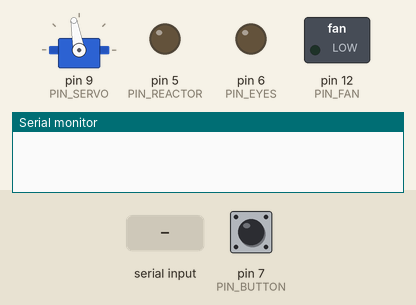
Recording of a sketch running on a simulated Arduino Uno, built with avr-gcc and run on an emulated ATmega328P. On the bench: servo, switched loads named in the sketch (green lamp = pin HIGH), output pins drawn as LEDs (lit = HIGH), the last lines printed to the serial monitor. The test bench sets the inputs (shaded band); at power-on: pin 7 (PIN_BUTTON) HIGH.

Above: at 1.3 s.
1.4 s: "FACE CLOSE\n" received over Serial
At 2.4 s:
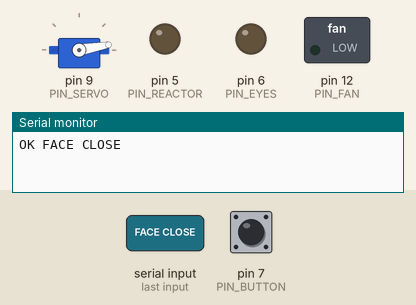
3.6 s: "LIGHTS ON\n" received over Serial
At 4.8 s:
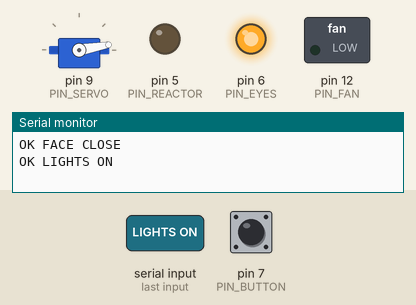
5.1 s: "FACE OPEN\n" received over Serial
At 6.4 s:
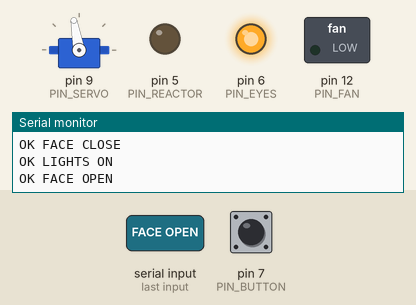
7.3 s: "REACTOR ON\n" received over Serial
At 7.8 s:
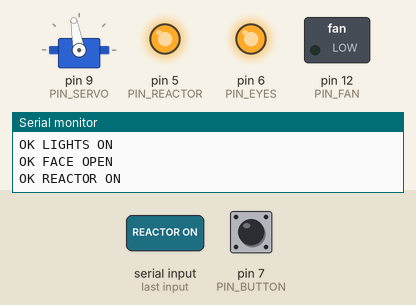
8.8 s: "LIGHTS OFF\n" received over Serial
At 10.0 s:
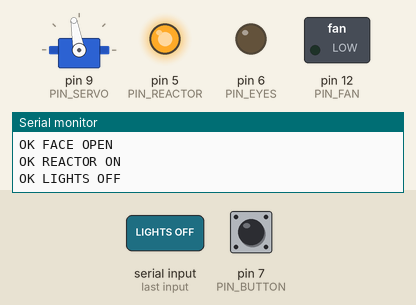
10.3 s: "REACTOR PULSE\n" received over Serial
At 11.06 s:
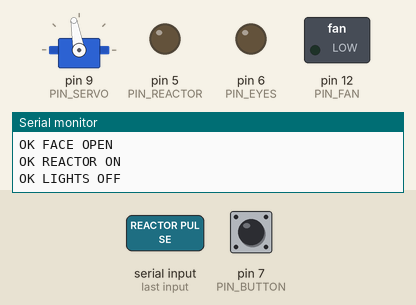
Timing chart, 0 to 13.3 s (numbered marks = the images above; inputs shaded):
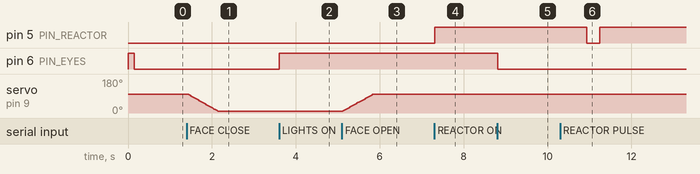

The sketch:

jarvis_suit.ino
```cpp
/*
  jarvis_suit.ino — lets JARVIS control your suit/props over USB.

  Upload with the Arduino IDE (Board: Arduino Uno or Nano). JARVIS sends one
  command per line at 9600 baud and the Arduino answers "OK <command>".

  WIRING (Arduino Uno / Nano)
    Pin 9  -> faceplate servo signal (orange/yellow wire)
    Pin 6  -> eye LEDs  (through a 220 ohm resistor each, LED - to GND)
    Pin 5  -> arc-reactor LED or LED ring data/anode (PWM, through 220 ohm)
    Pin 12 -> fan, ONLY through a transistor/MOSFET module (never straight from the pin)
             (moved from pin 3 — pin 3 is now the IR LED)
    GND    -> all grounds connected together

  POWER: a small SG90 servo can run from the Arduino's 5V. Bigger servos (MG996R)
  need their own 5V supply — connect its GND to the Arduino GND. Ask an adult to
  check your wiring before plugging in batteries.

  Commands: LIGHTS ON/OFF, FACE OPEN/CLOSE, REACTOR ON/OFF/PULSE, FAN ON/OFF,
            SUIT UP, POWER DOWN, STATUS,
            REACTOR GLOW (breathes while JARVIS speaks) / REACTOR IDLE (steady dim glow),
            SENSORS, DOOR, BUTTON, IR LEARN, IR SEND p a c (USE_IR), STRIP r g b (USE_STRIP)
*/
// ── OPTIONAL PARTS: remove the // in front of a line to switch that part on ──
// #define USE_DHT     // DHT11/DHT22 temperature + humidity on pin 2  (library: "DHT sensor library" by Adafruit)
// #define USE_IR      // IR receiver on pin 11 + IR LED on pin 3      (library: "IRremote" by Armin Joachimsmeyer)
// #define USE_STRIP   // WS2812 LED strip data on pin 10              (library: "FastLED")
// Always available (no library): light sensor (LDR) on A0, soil sensor on A1,
// door reed switch on pin 4 (to GND), gauntlet push button on pin 7 (to GND).

#include <Servo.h>
#ifdef USE_DHT
  #include <DHT.h>
  DHT dht(2, DHT11);          // change DHT11 to DHT22 if you have a DHT22
#endif
#ifdef USE_IR
  #include <IRremote.hpp>
#endif
#ifdef USE_STRIP
  #include <FastLED.h>
  #define NUM_LEDS 30
  CRGB leds[NUM_LEDS];
#endif

const int PIN_SERVO   = 9;
const int PIN_EYES    = 6;
const int PIN_REACTOR = 5;
const int PIN_FAN     = 12;
const int PIN_DOOR    = 4;
const int PIN_BUTTON  = 7;
bool buttonFlag = false, lastButton = HIGH;

const int FACE_OPEN_ANGLE   = 100;   // adjust these two to fit your helmet
const int FACE_CLOSED_ANGLE = 10;

Servo face;
bool eyesOn = false, reactorOn = false, fanOn = false, faceOpen = false;
bool glowing = false;            // REACTOR GLOW: breathe until REACTOR IDLE
unsigned long glowStart = 0;
String line = "";

void moveFace(int target) {
  int from = face.read();
  int step = (target > from) ? 1 : -1;
  for (int a = from; a != target; a += step) { face.write(a); delay(8); }   // smooth movement
  face.write(target);
}

void setReactor(bool on) { reactorOn = on; analogWrite(PIN_REACTOR, on ? 255 : 0); }

void pulseReactor() {
  for (int r = 0; r < 2; r++) {
    for (int v = 0; v <= 255; v += 5) { analogWrite(PIN_REACTOR, v); delay(6); }
    for (int v = 255; v >= 0; v -= 5) { analogWrite(PIN_REACTOR, v); delay(6); }
  }
  setReactor(true);
}

void handle(String cmd) {
  cmd.trim(); cmd.toUpperCase();
  if      (cmd == "LIGHTS ON")    { eyesOn = true;  digitalWrite(PIN_EYES, HIGH); }
  else if (cmd == "LIGHTS OFF")   { eyesOn = false; digitalWrite(PIN_EYES, LOW); }
  else if (cmd == "FACE OPEN")    { moveFace(FACE_OPEN_ANGLE);   faceOpen = true; }
  else if (cmd == "FACE CLOSE")   { moveFace(FACE_CLOSED_ANGLE); faceOpen = false; }
  else if (cmd == "REACTOR ON")   { setReactor(true); }
  else if (cmd == "REACTOR OFF")  { setReactor(false); }
  else if (cmd == "REACTOR PULSE"){ pulseReactor(); }
  else if (cmd == "REACTOR GLOW") { glowing = true; glowStart = millis(); reactorOn = true; }
  else if (cmd == "REACTOR IDLE") { glowing = false; reactorOn = true; analogWrite(PIN_REACTOR, 60); }
  else if (cmd == "FAN ON")       { fanOn = true;  digitalWrite(PIN_FAN, HIGH); }
  else if (cmd == "FAN OFF")      { fanOn = false; digitalWrite(PIN_FAN, LOW); }
  else if (cmd == "SUIT UP")      { pulseReactor(); moveFace(FACE_CLOSED_ANGLE); faceOpen = false;
                                    delay(200); eyesOn = true; digitalWrite(PIN_EYES, HIGH); }
  else if (cmd == "POWER DOWN")   { digitalWrite(PIN_EYES, LOW); eyesOn = false; setReactor(false);
                                    digitalWrite(PIN_FAN, LOW); fanOn = false; moveFace(FACE_OPEN_ANGLE); faceOpen = true; }
  else if (cmd == "STATUS")       { Serial.print("OK STATUS eyes="); Serial.print(eyesOn);
                                    Serial.print(" reactor="); Serial.print(reactorOn);
                                    Serial.print(" fan="); Serial.print(fanOn);
                                    Serial.print(" face="); Serial.println(faceOpen ? "open" : "closed"); return; }
  else if (cmd == "SENSORS")      { Serial.print("OK SENSORS");
#ifdef USE_DHT
                                    Serial.print(" t="); Serial.print(dht.readTemperature());
                                    Serial.print(" h="); Serial.print(dht.readHumidity());
#endif
                                    Serial.print(" light="); Serial.print(analogRead(A0));
                                    Serial.print(" soil="); Serial.print(analogRead(A1));
                                    Serial.print(" door="); Serial.println(digitalRead(PIN_DOOR) == HIGH ? 1 : 0); return; }
  else if (cmd == "DOOR")         { Serial.print("OK DOOR "); Serial.println(digitalRead(PIN_DOOR) == HIGH ? 1 : 0); return; }
  else if (cmd == "BUTTON")       { Serial.print("OK BUTTON "); Serial.println(buttonFlag ? 1 : 0); buttonFlag = false; return; }
#ifdef USE_IR
  else if (cmd == "IR LEARN")     { unsigned long t0 = millis();
                                    while (millis() - t0 < 8000) {
                                      if (IrReceiver.decode()) {
                                        IRData d = IrReceiver.decodedIRData; IrReceiver.resume();
                                        if (d.protocol != UNKNOWN) {
                                          Serial.print("OK IR "); Serial.print((int)d.protocol); Serial.print(" ");
                                          Serial.print(d.address); Serial.print(" "); Serial.println(d.command); return; }
                                      } }
                                    Serial.println("ERR IR TIMEOUT"); return; }
  else if (cmd.startsWith("IR SEND ")) { int a = 0, b = 0, c = 0;
                                    sscanf(cmd.c_str() + 8, "%d %d %d", &a, &b, &c);
                                    IRData d; d.protocol = (decode_type_t)a; d.address = b; d.command = c; d.flags = 0;
                                    IrSender.write(&d, 1); }
#endif
#ifdef USE_STRIP
  else if (cmd.startsWith("STRIP ")) { int r = 0, g = 0, b = 0;
                                    sscanf(cmd.c_str() + 6, "%d %d %d", &r, &g, &b);
                                    fill_solid(leds, NUM_LEDS, CRGB(r, g, b)); FastLED.show(); }
#endif
  else if (cmd.length() == 0)     { return; }
  else                            { Serial.print("ERR "); Serial.println(cmd); return; }
  Serial.print("OK "); Serial.println(cmd);
}

void setup() {
  Serial.begin(9600);
  pinMode(PIN_EYES, OUTPUT); pinMode(PIN_REACTOR, OUTPUT); pinMode(PIN_FAN, OUTPUT);
  pinMode(PIN_DOOR, INPUT_PULLUP); pinMode(PIN_BUTTON, INPUT_PULLUP);
#ifdef USE_DHT
  dht.begin();
#endif
#ifdef USE_IR
  IrReceiver.begin(11, DISABLE_LED_FEEDBACK);
  IrSender.begin(3);
#endif
#ifdef USE_STRIP
  FastLED.addLeds<WS2812B, 10, GRB>(leds, NUM_LEDS); FastLED.setBrightness(120);
#endif
  face.attach(PIN_SERVO);
  face.write(FACE_OPEN_ANGLE); faceOpen = true;
  digitalWrite(PIN_EYES, HIGH); delay(150); digitalWrite(PIN_EYES, LOW);   // hello blink
}

void loop() {
  bool b = digitalRead(PIN_BUTTON);            // remember a gauntlet-button press until JARVIS asks
  if (b == LOW && lastButton == HIGH) buttonFlag = true;
  lastButton = b;
  if (glowing) {                       // smooth breathing, about 1.2 s per breath
    float t = (millis() - glowStart) / 1200.0 * 6.2832;
    analogWrite(PIN_REACTOR, (int)(150 + 105 * sin(t)));
  }
  while (Serial.available()) {
    char c = Serial.read();
    if (c == '\n') { handle(line); line = ""; }
    else if (c != '\r' && line.length() < 40) { line += c; }
  }
}
```

Measured:
- after the input at 1.4 s, servo on pin 9 (PIN_SERVO): moves from 100° to 10° over 0.72 s, starting at once
- after the input at 3.6 s, pin 6 (PIN_EYES): LOW → HIGH at once
- after the input at 5.1 s, servo on pin 9 (PIN_SERVO): moves from 10° to 100° over 0.72 s, starting at once
- after the input at 7.3 s, pin 5 (PIN_REACTOR): LOW → HIGH at once
- after the input at 8.8 s, pin 6 (PIN_EYES): HIGH → LOW at once
- after the input at 10.3 s, pin 5 (PIN_REACTOR): HIGH → LOW after 0.63 s, → HIGH 0.31 s later
